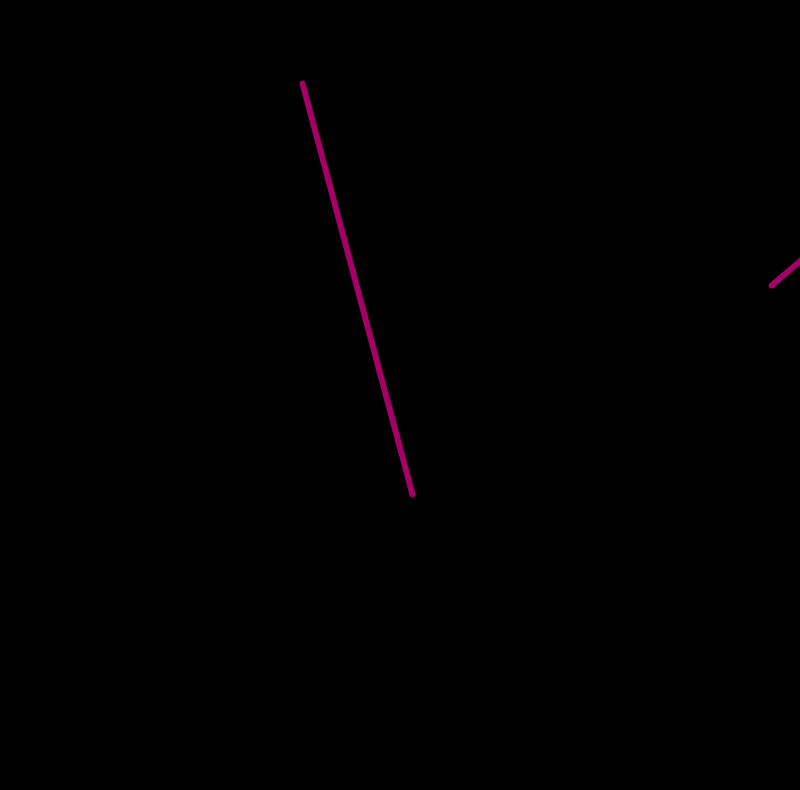
Frame 1 (no input)
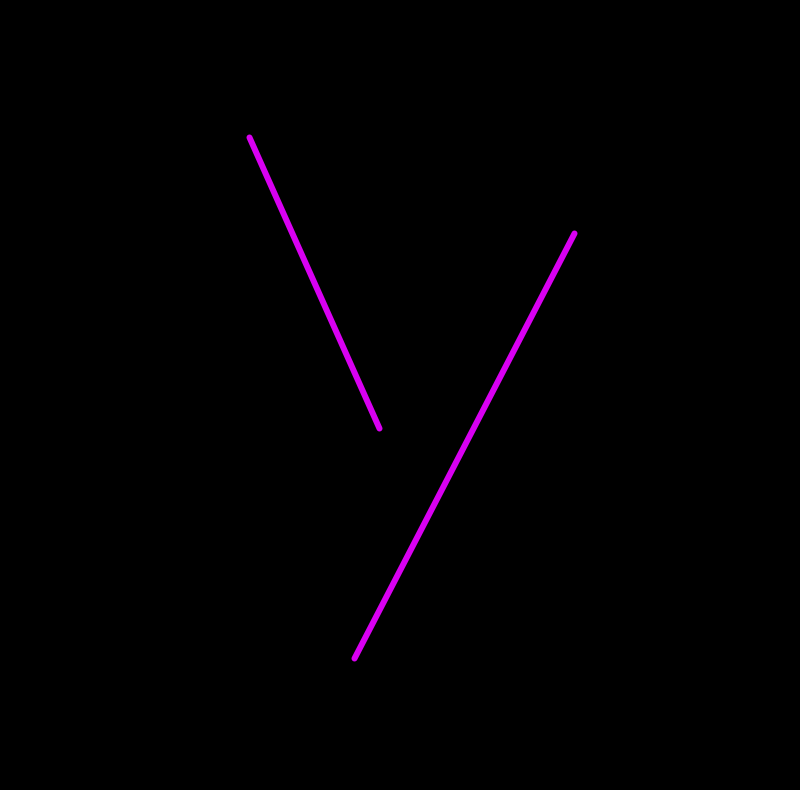
Frame 60 (the mouse pressed at the canvas centre just before this capture)
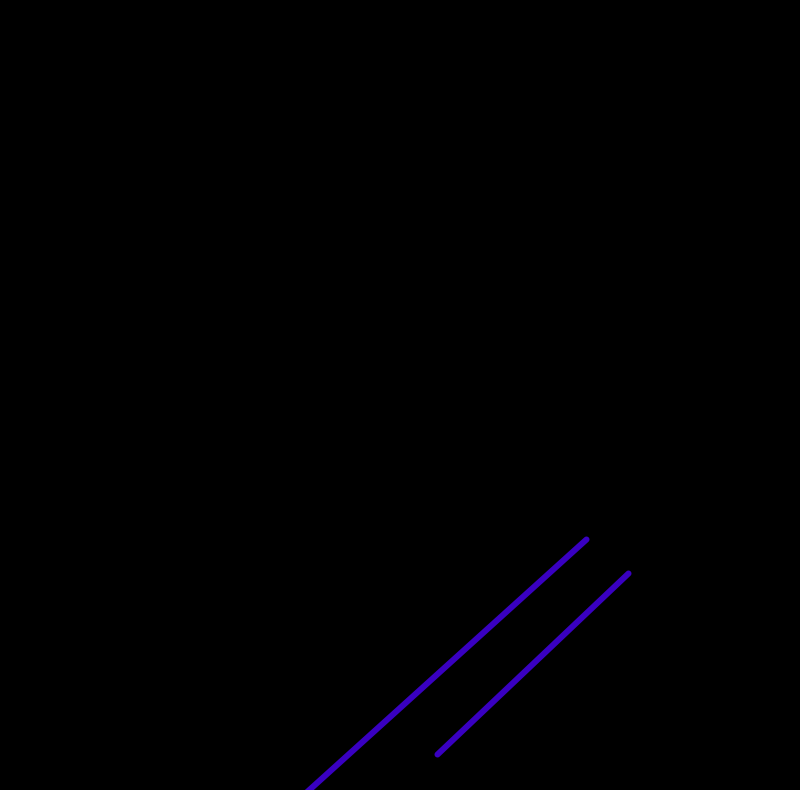
Frame 120 (the mouse held since frame 60 and released just before this capture)

The Processing sketch that drew these frames (run headless with seeded random() and noise(); from frame 60 on, the mouse is pressed at the canvas centre):

// Processing sketch: helena2
// ── helena2.pde
void setup(){
size(800,790);
smooth();
}
void draw() {
background(0);
stroke(random(0,255),0,random(50,255));
strokeWeight(6);
line(random(900),random(900), random(900),random(900));
line(random(900),random(900), random(900),random(900)); 
}
